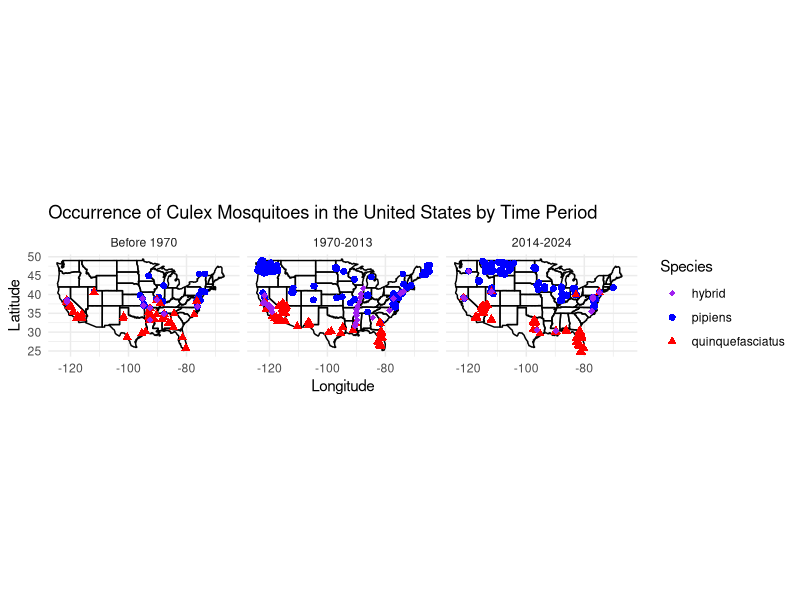
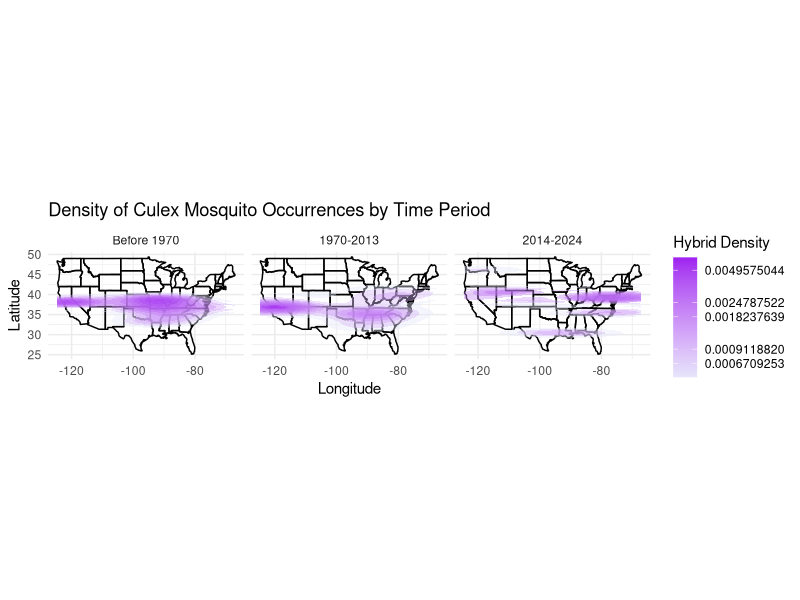
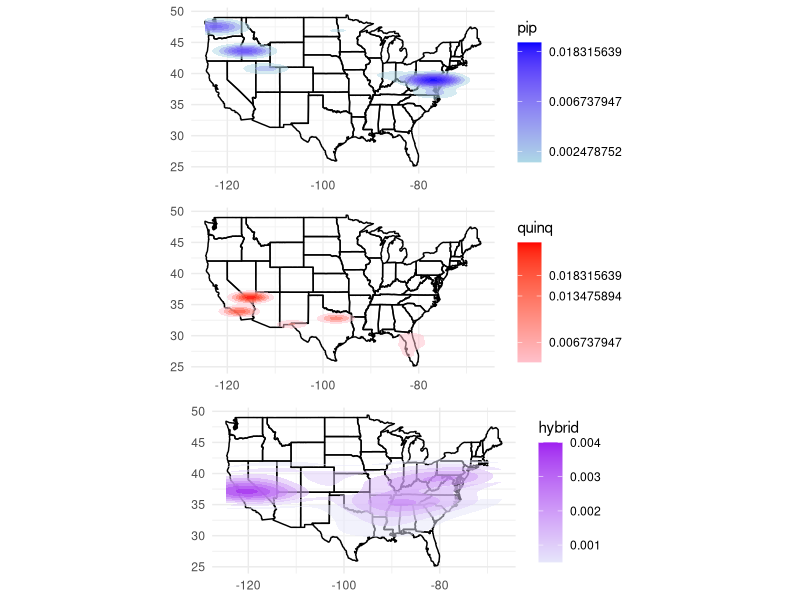
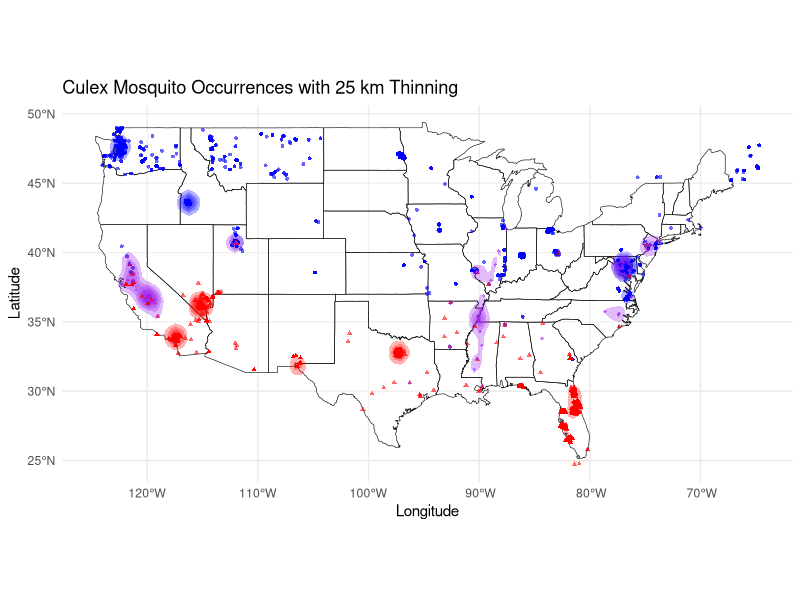
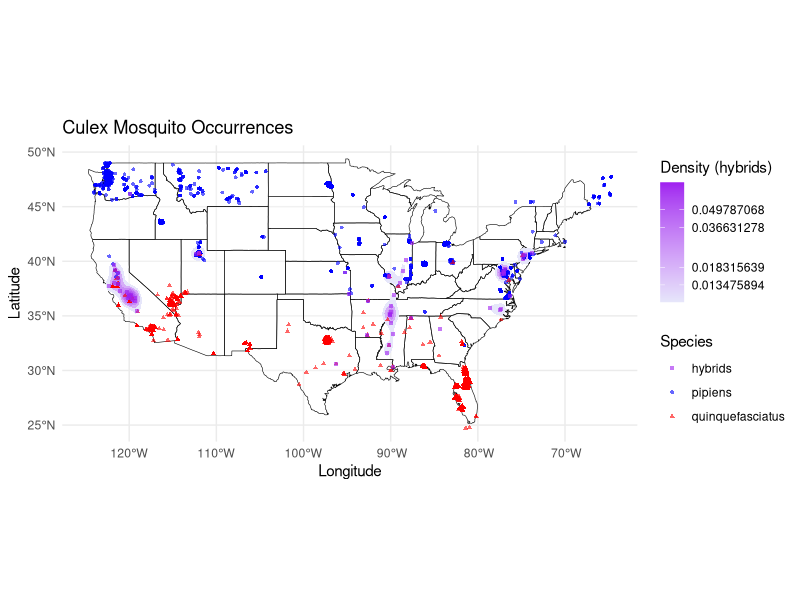
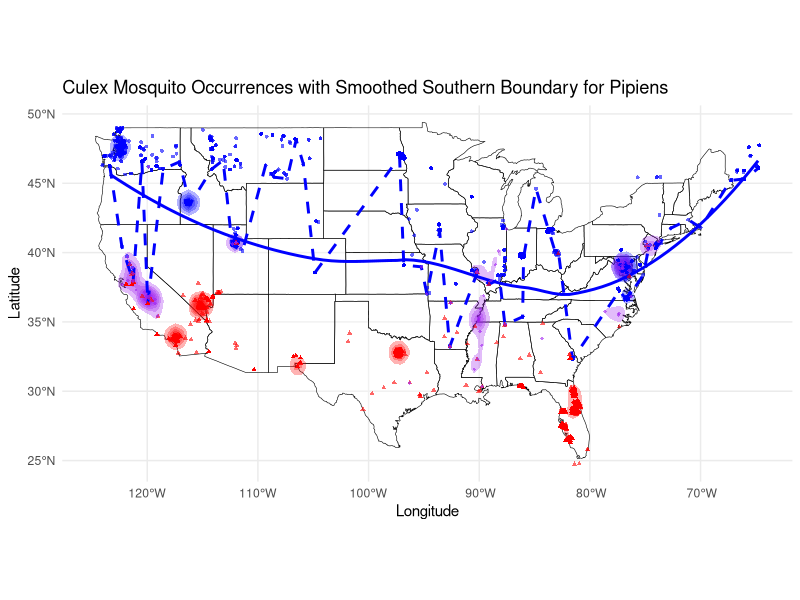
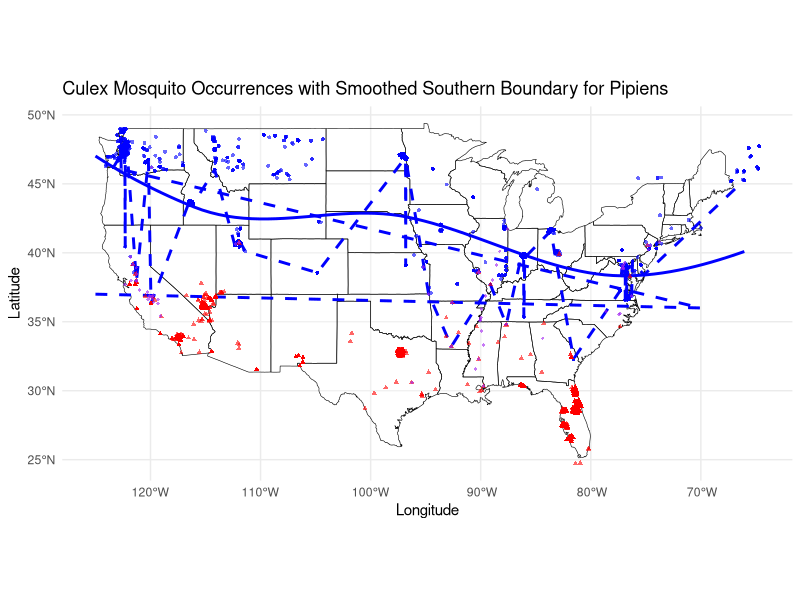

Write R code to recreate these figures, in order.
## ---- chunk 1
knitr::opts_chunk$set(echo = TRUE)
## ---- chunk 2
# Load necessary libraries
library(ggplot2)
library(sf)
library(dplyr)
library(maps)

# Load the data from your CSV files, filter out NAs, and ensure `year` column is numeric
pipiens <- read.csv("coords_pip_v5.csv") %>%
  filter(!is.na(year) & latitude > 20) %>%
  mutate(year = as.numeric(year))

quinquefasciatus <- read.csv("coords_qui_v5.csv") %>%
  filter(!is.na(year) & latitude > 20) %>%
  mutate(year = as.numeric(year))

hybrids <- read.csv("coords_hyb_v5.csv") %>%
  filter(!is.na(year) & latitude > 20) %>%
  mutate(year = as.numeric(year))

# Add time period labels to each dataset and make Time_Period a factor in chronological order
pipiens <- pipiens %>% mutate(Time_Period = factor(case_when(
  year < 1970 ~ "Before 1970",
  year >= 1970 & year <= 2013 ~ "1970-2013",
  year >= 2014 & year <= 2024 ~ "2014-2024",
  TRUE ~ "Unknown"  # Ensures no NA values in Time_Period
), levels = c("Before 1970", "1970-2013", "2014-2024")))

quinquefasciatus <- quinquefasciatus %>% mutate(Time_Period = factor(case_when(
  year < 1970 ~ "Before 1970",
  year >= 1970 & year <= 2013 ~ "1970-2013",
  year >= 2014 & year <= 2024 ~ "2014-2024",
  TRUE ~ "Unknown"
), levels = c("Before 1970", "1970-2013", "2014-2024")))

hybrids <- hybrids %>% mutate(Time_Period = factor(case_when(
  year < 1970 ~ "Before 1970",
  year >= 1970 & year <= 2013 ~ "1970-2013",
  year >= 2014 & year <= 2024 ~ "2014-2024",
  TRUE ~ "Unknown"
), levels = c("Before 1970", "1970-2013", "2014-2024")))

# Remove any entries labeled "Unknown" in Time_Period
pipiens <- pipiens %>% filter(Time_Period != "Unknown")
quinquefasciatus <- quinquefasciatus %>% filter(Time_Period != "Unknown")
hybrids <- hybrids %>% filter(Time_Period != "Unknown")

# Combine all datasets
all_data <- bind_rows(
  pipiens %>% mutate(Species = "pipiens"),
  quinquefasciatus %>% mutate(Species = "quinquefasciatus"),
  hybrids %>% mutate(Species = "hybrid")
)

# Load USA state outlines from the maps package
us_states <- map_data("state")

# Plot with facets for each time period, arranged in chronological order
ggplot() +
  # Add USA basemap with state outlines
  geom_polygon(data = us_states, aes(x = long, y = lat, group = group),
               fill = "white", color = "black", alpha = 0.3) +
  
  # Plot individual points with consistent colors and shapes
  geom_point(data = all_data, aes(x = longitude, y = latitude, color = Species, shape = Species), size = 2) +
  
  # Set color and shape scales
  scale_color_manual(values = c("pipiens" = "blue", "quinquefasciatus" = "red", "hybrid" = "purple")) +
  scale_shape_manual(values = c("pipiens" = 16, "quinquefasciatus" = 17, "hybrid" = 18)) +
  
  # Facet the plot into three panels by time period in a single row
  facet_wrap(~Time_Period, nrow = 1) +
  
  # Add title and labels
  labs(title = "Occurrence of Culex Mosquitoes in the United States by Time Period",
       x = "Longitude", y = "Latitude", color = "Species", shape = "Species") +
  coord_fixed(ratio = 1.3) +  # Fixed aspect ratio
  # Apply minimal theme
  theme_minimal()
## ---- chunk 3
# Plot separate density plots by species
ggplot() +
  # Add USA basemap with state outlines
  geom_polygon(data = us_states, aes(x = long, y = lat, group = group),
               fill = "white", color = "black", alpha = 0.3) +
  
  # Add density layer for hybrids in purple
  stat_density_2d(data = all_data %>% filter(Species == "hybrid"),
                  aes(x = longitude, y = latitude, fill = after_stat(level)),
                  geom = "polygon", alpha = 0.4) +
  scale_fill_gradient(low = "lavender", high = "purple", name = "Hybrid Density", trans = "log") +
  
  # Facet the plot into three panels by time period in a single row
  facet_wrap(~Time_Period, nrow = 1) +
  
  # Add title and labels
  labs(title = "Density of Culex Mosquito Occurrences by Time Period",
       x = "Longitude", y = "Latitude") +
  coord_fixed(ratio = 1.3) +  # Fixed aspect ratio
  # Apply minimal theme
  theme_minimal()

## ---- chunk 4
library(gridExtra)  # for arranging multiple plots in a grid

# Combine all datasets, adding species labels
all_data <- bind_rows(
  pipiens %>% mutate(Species = "pipiens"),
  quinquefasciatus %>% mutate(Species = "quinquefasciatus"),
  hybrids %>% mutate(Species = "hybrid")
)

# Remove any cases where data is insufficient for density calculation
all_data <- all_data %>% filter(!is.na(longitude), !is.na(latitude))

# Load USA state outlines from the maps package
us_states <- map_data("state")

# Create density plot for each species individually with separate color scales and fixed aspect ratio
pipiens_plot <- ggplot() +
  geom_polygon(data = us_states, aes(x = long, y = lat, group = group),
               fill = "white", color = "black", alpha = 0.3) +
  stat_density_2d(data = all_data %>% filter(Species == "pipiens"),
                  aes(x = longitude, y = latitude, fill = after_stat(level)),
                  geom = "polygon", alpha = 0.5) +
  scale_fill_gradient(low = "lightblue", high = "blue", name = "pip", trans = "log") +
  labs(x = NULL, y = NULL) +
  coord_fixed(ratio = 1.3) +  # Fixed aspect ratio
  theme_minimal()

quinquefasciatus_plot <- ggplot() +
  geom_polygon(data = us_states, aes(x = long, y = lat, group = group),
               fill = "white", color = "black", alpha = 0.3) +
  stat_density_2d(data = all_data %>% filter(Species == "quinquefasciatus"),
                  aes(x = longitude, y = latitude, fill = after_stat(level)),
                  geom = "polygon", alpha = 0.5) +
  scale_fill_gradient(low = "pink", high = "red", name = "quinq", trans = "log") +
  labs(x = NULL, y = NULL) +
  coord_fixed(ratio = 1.3) +  # Fixed aspect ratio
  theme_minimal()

hybrid_plot <- ggplot() +
  geom_polygon(data = us_states, aes(x = long, y = lat, group = group),
               fill = "white", color = "black", alpha = 0.3) +
  stat_density_2d(data = all_data %>% filter(Species == "hybrid"),
                  aes(x = longitude, y = latitude, fill = after_stat(level)),
                  geom = "polygon", alpha = 0.5) +
  scale_fill_gradient(low = "lavender", high = "purple", name = "hybrid") +
  labs(x = NULL, y = NULL) +
  coord_fixed(ratio = 1.3) +  # Fixed aspect ratio
  theme_minimal()

# Arrange the plots in a row
grid.arrange(pipiens_plot, quinquefasciatus_plot, hybrid_plot, nrow = 3)


## ---- chunk 5
# Load necessary libraries
library(ggplot2)
library(sf)
library(dplyr)
library(maps)

# Function to thin data by 25 km distance
thin_by_distance <- function(data, distance_km = 25) {
  # Convert to sf object with longitude-latitude coordinates
  data_sf <- st_as_sf(data, coords = c("longitude", "latitude"), crs = 4326)
  
  # Transform to a projected coordinate system for accurate distance calculations
  data_proj <- st_transform(data_sf, crs = 32633)  # Use UTM Zone 33N or an appropriate UTM zone for your area
  
  # Identify clusters of points within the specified distance
  clusters <- st_is_within_distance(data_proj, dist = distance_km * 1000)  # Convert km to meters
  
  # Keep only one point per cluster
  unique_indices <- sapply(clusters, function(x) x[1])  # Take the first point in each cluster
  data_thinned <- data[unique_indices, ]
  
  return(data_thinned)
}

# Apply spatial thinning to pipiens and quinquefasciatus data
pipiens_thinned <- thin_by_distance(pipiens, distance_km = 25)
quinquefasciatus_thinned <- thin_by_distance(quinquefasciatus, distance_km = 25)

# Convert state data to sf for more accurate boundary rendering
us_states_sf <- st_as_sf(map("state", plot = FALSE, fill = TRUE))

# Plot with thinned data for density and original data for overlayed points
ggplot() +
  # Base map with more accurate state outlines using sf
  geom_sf(data = us_states_sf, fill = "white", color = "black", alpha = 0.3) +
  
  # Density layers with large bandwidth for thinned data of each species
  stat_density_2d(data = pipiens_thinned, aes(x = longitude, y = latitude, fill = after_stat(level)),
                  geom = "polygon", alpha = 0.3, fill = "blue", h = c(2, 2)) +
  stat_density_2d(data = quinquefasciatus_thinned, aes(x = longitude, y = latitude, fill = after_stat(level)),
                  geom = "polygon", alpha = 0.3, fill = "red", h = c(2, 2)) +
  stat_density_2d(data = hybrids, aes(x = longitude, y = latitude, fill = after_stat(level)),
                  geom = "polygon", alpha = 0.3, fill = "purple", h = c(2, 2)) +
  
  # Overlay individual points from original data for each species
  geom_point(data = pipiens, aes(x = longitude, y = latitude), color = "blue", shape = 16, size = 1, alpha = 0.6) +
  geom_point(data = quinquefasciatus, aes(x = longitude, y = latitude), color = "red", shape = 17, size = 1, alpha = 0.6) +
  geom_point(data = hybrids, aes(x = longitude, y = latitude), color = "purple", shape = 18, size = 1, alpha = 0.6) +
  
  # Titles and coord_sf for accurate geographic alignment
  labs(title = "Culex Mosquito Occurrences with 25 km Thinning",
       x = "Longitude", y = "Latitude") +
  coord_sf() +
  theme_minimal()

## ---- chunk 6
# Load necessary libraries
library(ggplot2)
library(sf)
library(dplyr)
library(maps)

# Convert state data to sf for more accurate boundary rendering
us_states_sf <- st_as_sf(map("state", plot = FALSE, fill = TRUE))

# Plot with hybrid density layer and legend for species points
ggplot() +
  # Base map with state outlines using sf
  geom_sf(data = us_states_sf, fill = "white", color = "black", alpha = 0.3) +
  
  # Logarithmic density layer for hybrids
  stat_density_2d(data = hybrids, aes(x = longitude, y = latitude, fill = after_stat(level)),
                  geom = "polygon", alpha = 1, h = c(2, 2), color = NA) +
  scale_fill_gradientn(colors = c("lavender", "purple"), trans = "log", name = "Density (hybrids)") +
  
  # Overlay individual points with legend
  geom_point(data = pipiens, aes(x = longitude, y = latitude, color = "pipiens"), shape = 16, size = 1, alpha = 0.6) +
  geom_point(data = quinquefasciatus, aes(x = longitude, y = latitude, color = "quinquefasciatus"), shape = 17, size = 1, alpha = 0.6) +
  geom_point(data = hybrids, aes(x = longitude, y = latitude, color = "hybrids"), shape = 15, size = 1, alpha = 0.6) +
  
  # Add color legend for species points
  scale_color_manual(values = c("pipiens" = "blue", "quinquefasciatus" = "red", "hybrids" = "purple"), 
                     name = "Species") +
  
  # Titles and standard coord_sf
  labs(title = "Culex Mosquito Occurrences",
       x = "Longitude", y = "Latitude") +
  coord_sf() +
  theme_minimal()

## ---- chunk 7
# Load necessary libraries
library(ggplot2)
library(sf)
library(dplyr)
library(maps)

# Define the bin width (e.g., 2 degrees) and create longitude bins
bin_width <- 1
pipiens_binned <- pipiens %>%
  mutate(longitude_bin = cut(longitude, breaks = seq(min(longitude), max(longitude), by = bin_width))) %>%
  group_by(longitude_bin) %>%
  filter(latitude == min(latitude)) %>%  # Keep only the southernmost point in each bin
  ungroup() %>%
  arrange(longitude)

# Convert state data to sf for accurate boundary rendering
us_states_sf <- st_as_sf(map("state", plot = FALSE, fill = TRUE))

# Plot data with binned and smoothed southern boundary
ggplot() +
  # Base map with state outlines
  geom_sf(data = us_states_sf, fill = "white", color = "black", alpha = 0.3) +
  
  # Density layers for pipiens, quinquefasciatus, and hybrids
  stat_density_2d(data = pipiens_thinned, aes(x = longitude, y = latitude, fill = after_stat(level)),
                  geom = "polygon", alpha = 0.3, fill = "blue", h = c(2, 2)) +
  stat_density_2d(data = quinquefasciatus_thinned, aes(x = longitude, y = latitude, fill = after_stat(level)),
                  geom = "polygon", alpha = 0.3, fill = "red", h = c(2, 2)) +
  stat_density_2d(data = hybrids, aes(x = longitude, y = latitude, fill = after_stat(level)),
                  geom = "polygon", alpha = 0.3, fill = "purple", h = c(2, 2)) +
  
  # Connect-the-dots line for southernmost pipiens points in each bin
  geom_path(data = pipiens_binned, aes(x = longitude, y = latitude), color = "blue", size = 1, linetype = "dashed") +
  
  # Smoothed southern boundary line
  geom_smooth(data = pipiens_binned, aes(x = longitude, y = latitude), color = "blue", size = 1, se = FALSE, method = "loess") +
  
  # Overlay individual points for each species
  geom_point(data = pipiens, aes(x = longitude, y = latitude), color = "blue", shape = 16, size = 1, alpha = 0.6) +
  geom_point(data = quinquefasciatus, aes(x = longitude, y = latitude), color = "red", shape = 17, size = 1, alpha = 0.6) +
  geom_point(data = hybrids, aes(x = longitude, y = latitude), color = "purple", shape = 18, size = 1, alpha = 0.6) +
  
  # Titles and coord_sf for geographic alignment
  labs(title = "Culex Mosquito Occurrences with Smoothed Southern Boundary for Pipiens",
       x = "Longitude", y = "Latitude") +
  coord_sf() +
  theme_minimal()
## ---- chunk 8
# Load necessary libraries
library(ggplot2)
library(sf)
library(dplyr)
library(maps)
library(slider)

# Define sliding window size in degrees
window_size <- 40

# Apply sliding window to find the southernmost point within each window after the first two points
pipiens_windowed <- pipiens %>%
  arrange(longitude) %>%
  mutate(southernmost_latitude = slide_dbl(latitude, min, .before = window_size / 2, .after = window_size / 2)) %>%
  filter(latitude == southernmost_latitude) %>%
  distinct(longitude, .keep_all = TRUE)  # Keep only one point per longitude

# Add the initial two points to define the boundary start
pipiens_windowed <- bind_rows(
  data.frame(longitude = c(-125, -70), latitude = c(37, 36)),  # Define starting points
  pipiens_windowed
)

# Convert state data to sf for accurate boundary rendering
us_states_sf <- st_as_sf(map("state", plot = FALSE, fill = TRUE))

# Plot data with sliding window southern boundary and start/end points
ggplot() +
  # Base map with state outlines
  geom_sf(data = us_states_sf, fill = "white", color = "black", alpha = 0.3) +
  
  # Connect-the-dots line for southernmost pipiens points in sliding window
  geom_path(data = pipiens_windowed, aes(x = longitude, y = latitude), color = "blue", size = 1, linetype = "dashed") +
  
  # Smoothed southern boundary line
  geom_smooth(data = pipiens_windowed, aes(x = longitude, y = latitude), color = "blue", size = 1, se = FALSE, method = "loess") +
  
  # Overlay individual points for each species
  geom_point(data = pipiens, aes(x = longitude, y = latitude), color = "blue", shape = 16, size = 1, alpha = 0.6) +
  geom_point(data = quinquefasciatus, aes(x = longitude, y = latitude), color = "red", shape = 17, size = 1, alpha = 0.6) +
  geom_point(data = hybrids, aes(x = longitude, y = latitude), color = "purple", shape = 18, size = 1, alpha = 0.6) +
  
  # Titles and coord_sf for geographic alignment
  labs(title = "Culex Mosquito Occurrences with Smoothed Southern Boundary for Pipiens",
       x = "Longitude", y = "Latitude") +
  coord_sf() +
  theme_minimal()
